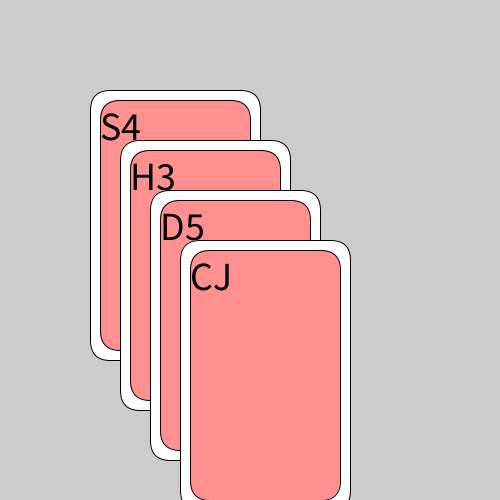
Frame 1 (no input)
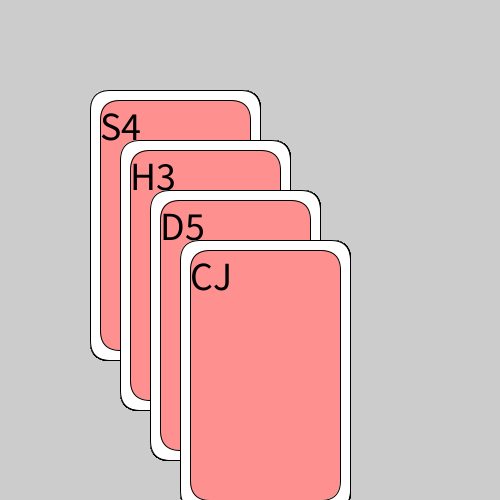
Frame 60 (the mouse pressed at the canvas centre just before this capture)
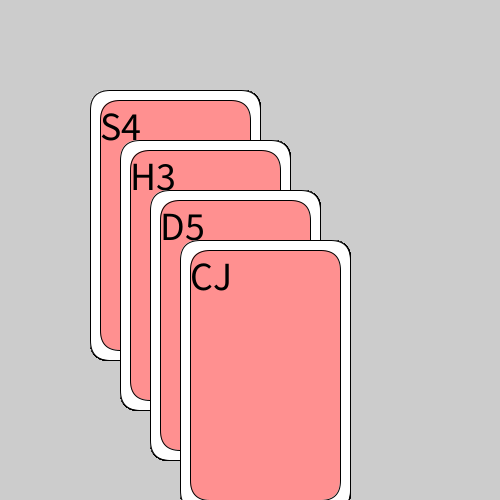
Frame 120 (the mouse held since frame 60 and released just before this capture)

The Processing sketch that drew these frames (run headless with seeded random() and noise(); from frame 60 on, the mouse is pressed at the canvas centre):

// Processing sketch: week02_3
// ── week02_3.pde
void setup()
{
  size(500,500);
}
int w=20;
void draw()
{
  drawPokerCard(100,100, "S4");
  drawPokerCard(130,150, "H3");
  drawPokerCard(160,200, "D5");
  drawPokerCard(190,250, "CJ");
}
void drawPokerCard(int x, int y, String face)
{
  fill(255);
  rect(x-w/2,y-w/2, 150+w, 250+w, 20);
  fill(#FF9090);
  rect(x,y, 150, 250, 20);
  fill(0);
  textSize(40);
  text(face, x, y+40);
}
